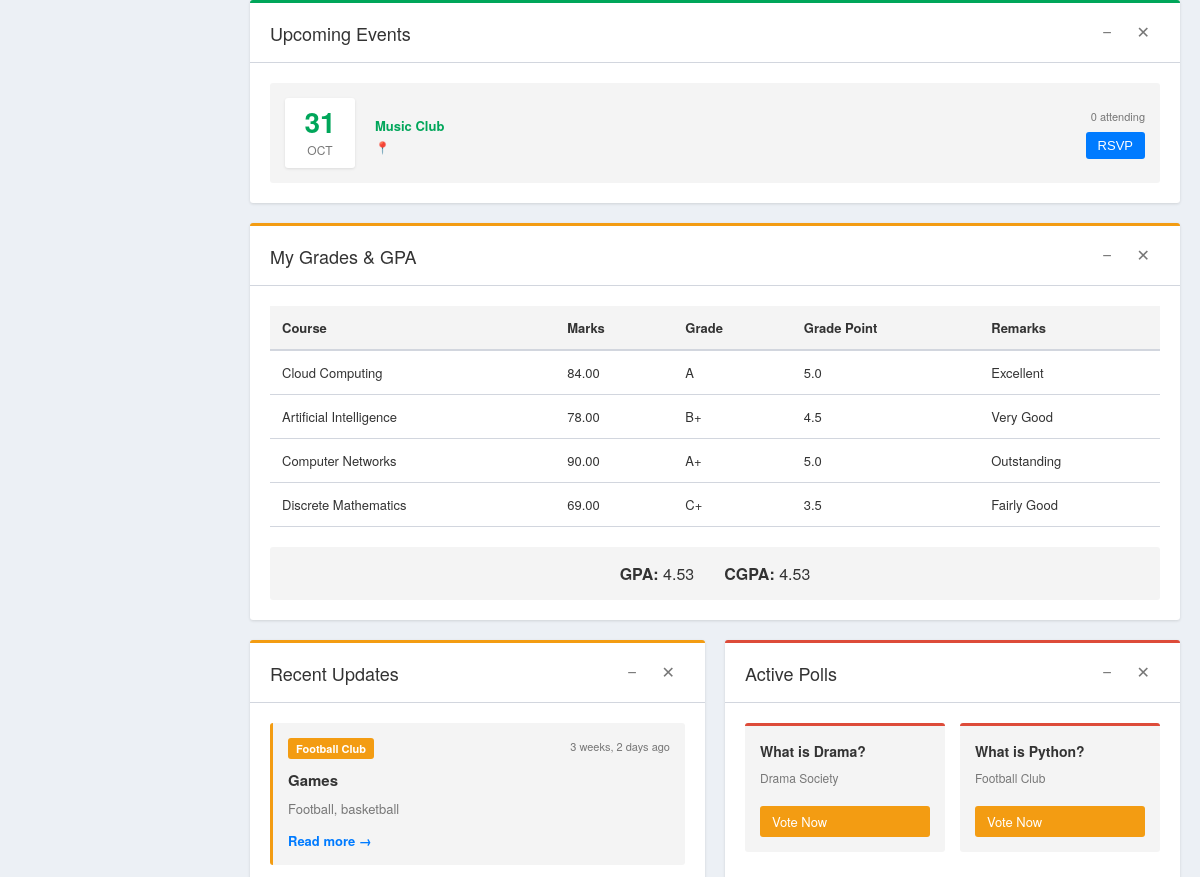
The app's page /users/dashboard/student/ (signed in, middle part), older data.
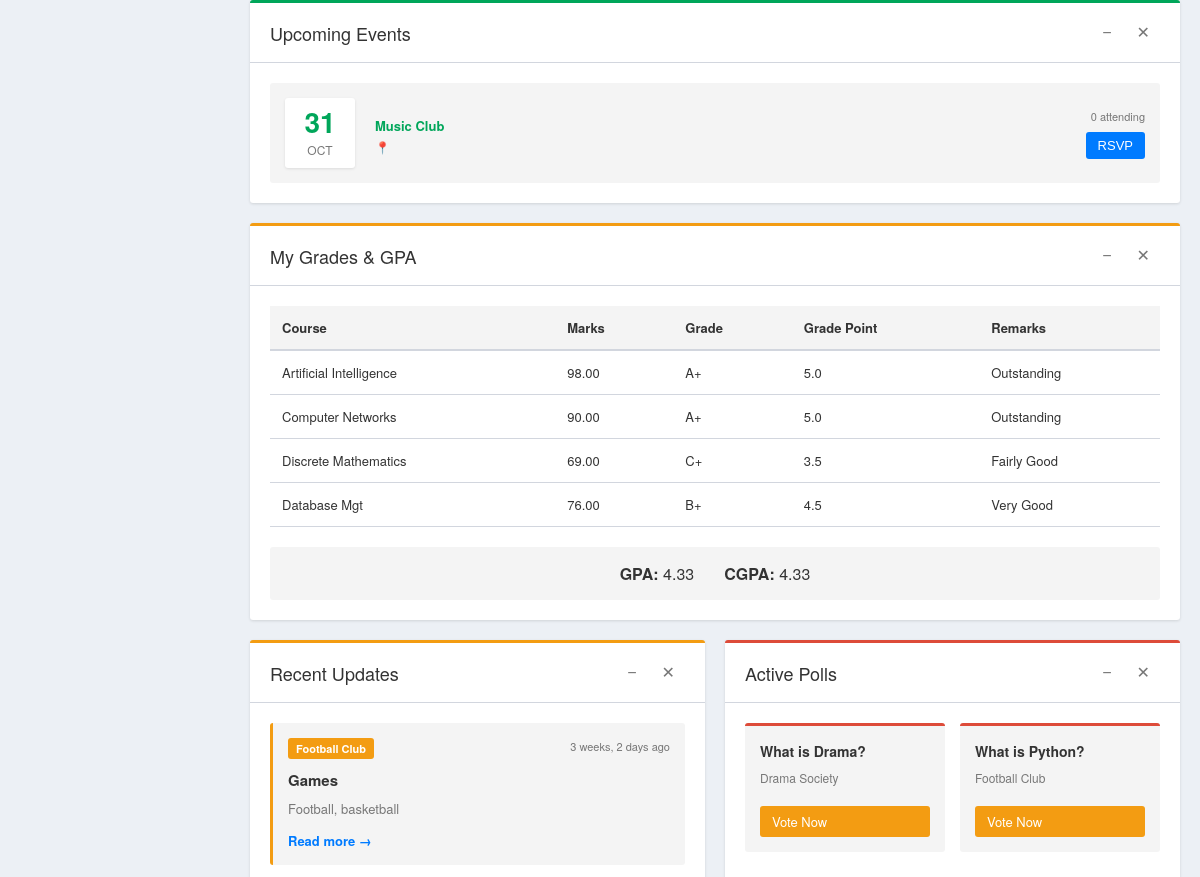
The same page, newer data.
### clubs/models.py (models this page shows, shortened)
class Event(models.Model):
    club = models.ForeignKey(
        Club, on_delete=models.CASCADE, related_name="events"
    )
    name = models.CharField(max_length=200)
    description = models.TextField()
    date = models.DateField()
    attendees = models.ManyToManyField(
        settings.AUTH_USER_MODEL,
        related_name="event_attendees",
        blank=True
    )

class Club(models.Model):
    name = models.CharField(max_length=100)
    description = models.TextField()
    meeting_time = models.CharField(max_length=100)
    logo = models.ImageField(upload_to="club_logos/", blank=True, null=True)
    members = models.ManyToManyField(
        settings.AUTH_USER_MODEL,
        related_name="clubs",
        blank=True
    )
    created_by = models.ForeignKey(
        settings.AUTH_USER_MODEL,
        on_delete=models.CASCADE,
        related_name="created_clubs",
        null=True,
        blank=True
    )

class ClubPost(models.Model):
    club = models.ForeignKey(
        Club, on_delete=models.CASCADE, related_name="posts"
    )
    title = models.CharField(max_length=200)
    content = models.TextField()
    author = models.ForeignKey(
        settings.AUTH_USER_MODEL, on_delete=models.CASCADE
    )
    created_at = models.DateTimeField(auto_now_add=True)

class Poll(models.Model):
    club = models.ForeignKey(
        Club, on_delete=models.CASCADE, related_name="polls"
    )
    question = models.CharField(max_length=255)
    created_by = models.ForeignKey(
        settings.AUTH_USER_MODEL, on_delete=models.CASCADE
    )
    created_at = models.DateTimeField(auto_now_add=True)

### users/models.py (models this page shows, shortened)
class StudentMark(models.Model):
    student = models.ForeignKey(User, on_delete=models.CASCADE, related_name='student_marks')
    course = models.ForeignKey(Course, on_delete=models.CASCADE)
    marks = models.DecimalField(max_digits=5, decimal_places=2)
    grade_letter = models.CharField(max_length=2, blank=True)
    grade_point = models.DecimalField(max_digits=3, decimal_places=1, blank=True, null=True)
    remarks = models.CharField(max_length=50, blank=True)
    semester = models.CharField(max_length=20, blank=True, null=True)
    date_recorded = models.DateTimeField(auto_now_add=True)

class Course(models.Model):
    code = models.CharField(max_length=10, unique=True)
    name = models.CharField(max_length=100)
    credit_units = models.PositiveIntegerField()

class StudentGPA(models.Model):
    student = models.OneToOneField(User, on_delete=models.CASCADE, related_name='academic_record')
    gpa = models.DecimalField(max_digits=4, decimal_places=2, default=0.00)
    cgpa = models.DecimalField(max_digits=4, decimal_places=2, default=0.00)
    updated_at = models.DateTimeField(auto_now=True)

### users/views.py (the view)
# urls.py: path('dashboard/student/', views.student_dashboard, name='student_dashboard'),
@login_required
def student_dashboard(request):
    user = request.user
    user_clubs = user.clubs.all()
    upcoming_events = Event.objects.filter(
        club__in=user_clubs, date__gte=timezone.now()
    ).order_by('date')[:5]
    recent_posts = ClubPost.objects.filter(club__in=user_clubs).order_by('-created_at')[:5]
    active_polls = Poll.objects.filter(club__in=user_clubs).order_by('-created_at')[:3]
    total_clubs = user_clubs.count()
    upcoming_events_count = upcoming_events.count()
    rsvp_events = Event.objects.filter(attendees=user, date__gte=timezone.now()).count()
    voted_polls = sum(
        1 for poll in Poll.objects.filter(club__in=user_clubs)
        if poll.options.filter(votes=user).exists()
    )
    student_courses = StudentMark.objects.filter(student=user).select_related('course')
    gpa_record = StudentGPA.objects.filter(student=user).last()
    gpa = gpa_record.gpa if gpa_record else 0.0
    cgpa = gpa_record.cgpa if gpa_record else 0.0
    context = {
        'user_clubs': user_clubs,
        'upcoming_events': upcoming_events,
        'recent_posts': recent_posts,
        'active_polls': active_polls,
        'total_clubs': total_clubs,
        'upcoming_events_count': upcoming_events_count,
        'rsvp_events': rsvp_events,
        'voted_polls': voted_polls,
        'student_courses': student_courses,
        'gpa': gpa,
        'cgpa': cgpa,
    }
    return render(request, "users/student_dashboard.html", context)

### users/templates/users/student_dashboard.html (shortened to what this page needs)
{% load static %}
<!DOCTYPE html>
<html lang="en">
<head>
    <link rel="stylesheet" href="{% static 'css/student_dashboard.css' %}?v=4">
</head>
<body>
<div class="dashboard-wrapper">
    <main class="dashboard-main">
        <div class="dashboard-content">
            <div class="content-grid">
                <section class="panel events-panel" id="events">
                    <div class="panel-header">
                        <h2>Upcoming Events</h2>
                        <div class="panel-actions">
                            <button class="panel-toggle">−</button>
                            <button class="panel-close">✕</button>
                        </div>
                    </div>
                    <div class="panel-body">
                        {% if upcoming_events %}
                        <div class="events-list-table">
                            {% for event in upcoming_events %}
                            <div class="event-row">
                                <div class="event-date-badge">
                                    <span class="event-day">{{ event.date|date:"d" }}</span>
                                    <span class="event-month">{{ event.date|date:"M" }}</span>
                                </div>
                                <div class="event-details">
                                    <p class="event-club-name">{{ event.club.name }}</p>
                                    <p class="event-location">📍 {{ event.location }}</p>
                                </div>
                                <div class="event-actions">
                                    <span class="attendee-badge">{{ event.attendees.count }} attending</span>
                                    <form method="post" action="{% url 'rsvp_event' event.id %}?next=student_dashboard">
                                        <button type="submit" class="btn {% if user in event.attendees.all %}btn-success-active{% else %}btn-primary{% endif %}">
                                            {% if user in event.attendees.all %}✓ Going{% else %}RSVP{% endif %}
                                        </button>
                                    </form>
                                </div>
                            </div>
                            {% endfor %}
                        </div>
                        {% else %}
                        <div class="empty-state">
                            <p>No upcoming events at the moment.</p>
                        </div>
                        {% endif %}
                    </div>
                </section>
                <section class="panel grades-panel">
                    <div class="panel-header">
                        <h2>My Grades & GPA</h2>
                        <div class="panel-actions">
                            <button class="panel-toggle">−</button>
                            <button class="panel-close">✕</button>
                        </div>
                    </div>
                    <div class="panel-body">
                        {% if student_courses %}
                        <div class="grades-table">
                            <table>
                                <thead>
                                    <tr>
                                        <th>Course</th>
                                        <th>Marks</th>
                                        <th>Grade</th>
                                        <th>Grade Point</th>
                                        <th>Remarks</th>
                                    </tr>
                                </thead>
                                <tbody>
                                    {% for mark in student_courses %}
                                    <tr>
                                        <td>{{ mark.course.name }}</td>
                                        <td>{{ mark.marks }}</td>
                                        <td>{{ mark.grade_letter }}</td>
                                        <td>{{ mark.grade_point }}</td>
                                        <td>{{ mark.remarks }}</td>
                                    </tr>
                                    {% endfor %}
                                </tbody>
                            </table>
                        </div>
                        <div class="gpa-summary">
                            <p><strong>GPA:</strong> {{ gpa }}</p>
                            <p><strong>CGPA:</strong> {{ cgpa }}</p>
                        </div>
                        {% else %}
                        <div class="empty-state">
                            <p>No grades available yet.</p>
                        </div>
                        {% endif %}
                    </div>
                </section>
            </div>
            <div class="content-grid-2">
                {% if recent_posts %}
                <section class="panel posts-panel">
                    <div class="panel-header">
                        <h2>Recent Updates</h2>
                        <div class="panel-actions">
                            <button class="panel-toggle">−</button>
                            <button class="panel-close">✕</button>
                        </div>
                    </div>
                    <div class="panel-body">
                        <div class="posts-list">
                            {% for post in recent_posts %}
                            <div class="post-card">
                                <div class="post-header-info">
                                    <span class="post-club-badge">{{ post.club.name }}</span>
                                    <span class="post-time">{{ post.created_at|timesince }} ago</span>
                                </div>
                                <h4>{{ post.title }}</h4>
                                <p>{{ post.content|truncatewords:20 }}</p>
                                <a href="{% url 'club_detail' post.club.id %}" class="link-primary">Read more →</a>
                            </div>
                            {% endfor %}
                        </div>
                    </div>
                </section>
                {% endif %}
                {% if active_polls %}
                <section class="panel polls-panel" id="polls">
                    <div class="panel-header">
                        <h2>Active Polls</h2>
                        <div class="panel-actions">
                            <button class="panel-toggle">−</button>
                            <button class="panel-close">✕</button>
                        </div>
                    </div>
                    <div class="panel-body">
                        <div class="polls-grid">
                            {% for poll in active_polls %}
                            <div class="poll-card">
                                <h4>{{ poll.question }}</h4>
                                <p class="poll-club">{{ poll.club.name }}</p>
                                <a href="{% url 'vote_poll' poll.id %}" class="btn btn-vote">Vote Now</a>
                            </div>
                            {% endfor %}
                        </div>
                    </div>
                </section>
                {% endif %}
            </div>
        </div>
    </main>
</div>
</body>
</html>

Row changes from the older to the newer data that the page shows:
removed StudentMark: course.name "Cloud Computing", marks "84.00", grade_letter "A", grade_point "5.0", remarks "Excellent"
changed StudentMark "Artificial Intelligence": marks "78.00" → "98.00"; grade_letter "B+" → "A+"; grade_point "4.5" → "5.0"; remarks "Very Good" → "Outstanding"
added StudentMark: course.name "Database Mgt", marks "76.00", grade_letter "B+", grade_point "4.5", remarks "Very Good"
changed StudentGPA: gpa "4.53" → "4.33"; cgpa "4.53" → "4.33"
